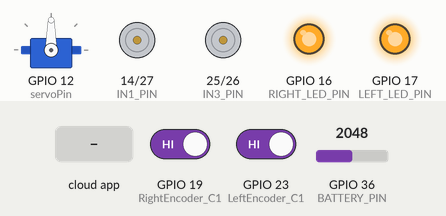
The sketch below on a simulated ESP32. Shown: servo, motor-driver pin pairs drawn as motors (green arrow = first pin HIGH = forward, orange = second pin HIGH = backward, longer = more drive), output pins drawn as LEDs (lit = HIGH). The test bench sets the inputs (shaded band); at power-on: GPIO 19 (RightEncoder_C1) HIGH, GPIO 23 (LeftEncoder_C1) HIGH, GPIO 36 (BATTERY_PIN) = 2048. The ROS host is connected and sends only what is stated.

Above: at 3.2 s.
3.3 s: the phone or cloud app sets LEDs to 0
At 4.5 s:
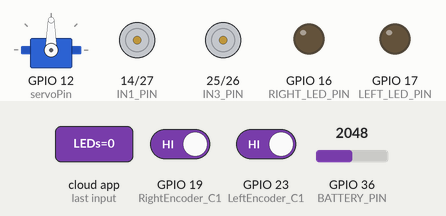
4.8 s: the phone or cloud app sets servo to 0
At 6.0 s:
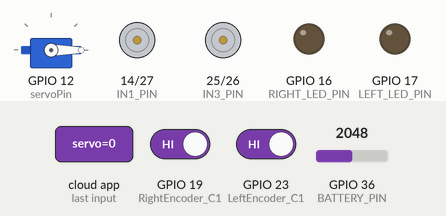
6.3 s: the phone or cloud app sets linear.x to -100
At 7.4 s:
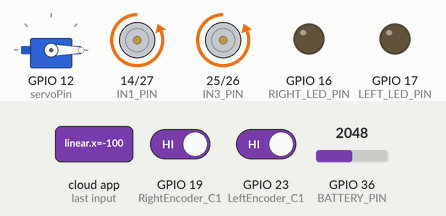
7.8 s: the phone or cloud app sets LEDs to 1
At 9.0 s:
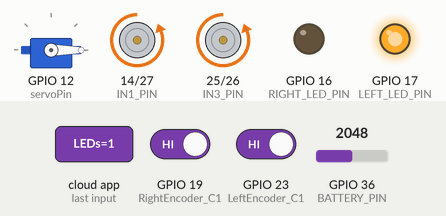
9.3 s: the phone or cloud app sets servo to 90
At 10.6 s:
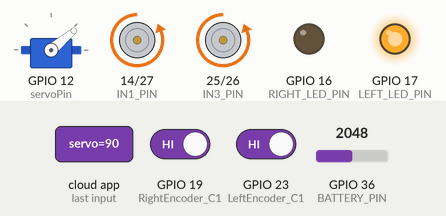
10.9 s: the phone or cloud app sets linear.x to 0
At 11.3 s:
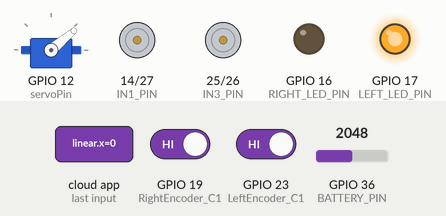
Timing chart, 0 to 13.4 s (numbered marks = the images above; inputs shaded):
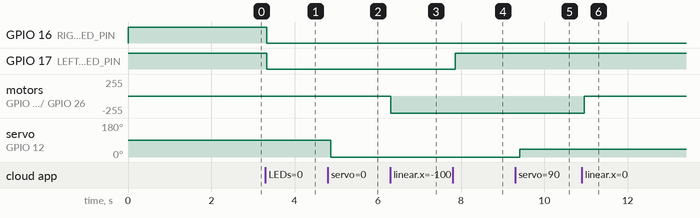

The sketch:

lineturtle_esp32_microros.ino
```cpp
#include <micro_ros_arduino.h>
#include <ESP32Servo.h>
#include <stdio.h>
#include <rcl/rcl.h>
#include <rcl/error_handling.h>
#include <rclc/rclc.h>
#include <rclc/executor.h>
#include <std_msgs/msg/int8.h>
#include <std_msgs/msg/int32.h>
#include <geometry_msgs/msg/twist.h>


Servo myservo;  // create servo object to control a servo
const int servoPin = 12;

#define BATTERY_PIN 36


rcl_subscription_t LEDs_subscriber;
std_msgs__msg__Int8 LEDs_msg;

rcl_subscription_t servo_subscriber;
std_msgs__msg__Int8 servo_msg;

rcl_publisher_t battery_publisher;
std_msgs__msg__Int8 battery_msg;

rcl_publisher_t left_encoder_publisher;
rcl_publisher_t right_encoder_publisher;

std_msgs__msg__Int32 left_encoder_msg;
std_msgs__msg__Int32 right_encoder_msg;

rcl_subscription_t twist_subscriber;
geometry_msgs__msg__Twist twist_msg;

rclc_executor_t executor;
rclc_support_t support;
rcl_allocator_t allocator;
rcl_node_t node;
rcl_timer_t timer;

#define LEFT_LED_PIN 17
#define RIGHT_LED_PIN 16

// Encoder Pins
#define LeftEncoder_C1 23
#define LeftEncoder_C2 22
#define RightEncoder_C1 19
#define RightEncoder_C2 18

// Pin Definitions
#define IN1_PIN 14    //left forward
#define IN2_PIN 27    //left backward
#define IN3_PIN 25    //right forward
#define IN4_PIN 26    //right backward

// Motor control variables
int motorSpeedLeft = 0;
int motorSpeedRight = 0;

// Encoder variables
int LeftEncoderCount = 0;
int RightEncoderCount = 0;

void LeftEncoderCallback();
void RightEncoderCallback();

#define RCCHECK(fn) { rcl_ret_t temp_rc = fn; if((temp_rc != RCL_RET_OK)){error_loop();}}
#define RCSOFTCHECK(fn) { rcl_ret_t temp_rc = fn; if((temp_rc != RCL_RET_OK)){}}

// Function prototypes
void setMotorSpeed(int speedLeft, int speedRight);
int8_t get_battery_percentage();
int map_to_percentage(int raw_value);


void error_loop(){
  while(1){
    delay(100);
  }
}

int limitToMaxValue(int value, int maxLimit) {
  if (value > maxLimit) {
    return maxLimit;
  } else {
    return value;
  }
}

void timer_callback(rcl_timer_t * timer, int64_t last_call_time)
{
  RCLC_UNUSED(last_call_time);
  if (timer != NULL) {


    RCSOFTCHECK(rcl_publish(&left_encoder_publisher, &left_encoder_msg, NULL));
    RCSOFTCHECK(rcl_publish(&right_encoder_publisher, &right_encoder_msg, NULL));


   right_encoder_msg.data = RightEncoderCount;
    left_encoder_msg.data = -LeftEncoderCount;

    int8_t battery_percentage = get_battery_percentage();
    battery_msg.data = battery_percentage;
    RCSOFTCHECK(rcl_publish(&battery_publisher, &battery_msg, NULL));
  }
}

int8_t get_battery_percentage() {
  // Read the voltage from the BATTERY_PIN
  int raw_value = analogRead(BATTERY_PIN);

  // Convert the raw value to battery percentage (0 to 100)
  int battery_percentage = map_to_percentage(raw_value);

  return static_cast<int8_t>(battery_percentage);
}

int map_to_percentage(int raw_value) {
  // Assuming the raw_value represents the battery voltage in the range of 0 to 4095
  // Adjust the following values based on your battery voltage range and voltage divider setup (if any).
  int min_voltage = 2400;    // Minimum voltage reading (corresponding to 0% battery)
  int max_voltage = 3720; // Maximum voltage reading (corresponding to 100% battery)

  // Map the raw value to the battery percentage
  int battery_percentage = map(raw_value, min_voltage, max_voltage, 0, 100);
  return battery_percentage;
}


void LEDs_subscription_callback(const void * msgin)
{
  const std_msgs__msg__Int8 * msg = (const std_msgs__msg__Int8 *)msgin;

  int8_t value = msg->data;

  switch (value) {
    case 0:
      digitalWrite(LEFT_LED_PIN, LOW);
      digitalWrite(RIGHT_LED_PIN, LOW);
      break;
    case 1:
      digitalWrite(LEFT_LED_PIN, HIGH);
      digitalWrite(RIGHT_LED_PIN, LOW);
      break;
    case 2:
      digitalWrite(LEFT_LED_PIN, LOW);
      digitalWrite(RIGHT_LED_PIN, HIGH);
      break;
    case 3:
      digitalWrite(LEFT_LED_PIN, HIGH);
      digitalWrite(RIGHT_LED_PIN, HIGH);
      break;
    default:
      break;
  }

  //digitalWrite(LED_PIN, (msg->data == 0) ? LOW : HIGH);
}

void servo_callback(const void* msgin) {
  const std_msgs__msg__Int8* msg = (const std_msgs__msg__Int8*)msgin;
  int8_t angle = msg->data;
  int servo_position;
  servo_position = limitToMaxValue(angle, 40);
  myservo.write(servo_position);
}

// Twist message callback
void cmd_vel_callback(const void *msgin) {
  const geometry_msgs__msg__Twist *msg = (const geometry_msgs__msg__Twist *)msgin;

  // Calculate motor speeds based on twist message
  float linear = msg->linear.x;
  float angular = msg->angular.z;

  // Calculate individual motor speeds
  motorSpeedLeft = (int)((linear  - angular/2)*1000);
  motorSpeedRight = (int)((linear  + angular/2)*1000);

  if (motorSpeedLeft > 0) {
  motorSpeedLeft = motorSpeedLeft +40;
  }
  if (motorSpeedLeft < 0) {
  motorSpeedLeft = motorSpeedLeft - 40;
  }

  if (motorSpeedRight > 0) {
  motorSpeedRight = motorSpeedRight +40;
  }
  if (motorSpeedRight < 0) {
  motorSpeedRight = motorSpeedRight - 40;
  }
  // Set motor speeds
  setMotorSpeed(motorSpeedLeft, motorSpeedRight);
}

void setMotorSpeed(int speedLeft, int speedRight) {

if (speedLeft > 0) {

  digitalWrite(IN2_PIN, LOW);
  analogWrite(IN1_PIN, abs(limitToMaxValue(speedLeft, 250)));
} else {
  digitalWrite(IN1_PIN, LOW);
  analogWrite(IN2_PIN, abs(limitToMaxValue(speedLeft, 250)));
}

  // Set right motor direction and speed
  if (speedRight > 0) {
    digitalWrite(IN4_PIN, LOW);
    analogWrite(IN3_PIN, abs(limitToMaxValue(speedRight, 250)));
  } else {
    digitalWrite(IN3_PIN, LOW);
    analogWrite(IN4_PIN, abs(limitToMaxValue(speedRight, 250)));
  }

  if (speedLeft == 0 && speedRight == 0  ) {
    digitalWrite(IN3_PIN, LOW);
    digitalWrite(IN4_PIN, LOW);
    digitalWrite(IN2_PIN, LOW);
    digitalWrite(IN1_PIN, LOW);
    analogWrite(IN1_PIN, abs(limitToMaxValue(speedLeft, 250)));
    analogWrite(IN3_PIN, abs(limitToMaxValue(speedLeft, 250)));
  }

}

void setup() {
  //set_microros_transports();
  set_microros_wifi_transports("Pixel_5234", "deyz1234", "192.168.148.143", 8888);

  pinMode(LEFT_LED_PIN, OUTPUT);
  digitalWrite(LEFT_LED_PIN, HIGH);

  pinMode(RIGHT_LED_PIN, OUTPUT);
  digitalWrite(RIGHT_LED_PIN, HIGH);
  pinMode(BATTERY_PIN, INPUT);

  pinMode(LeftEncoder_C1, INPUT_PULLUP);
  pinMode(LeftEncoder_C2, INPUT_PULLUP);
  pinMode(RightEncoder_C1, INPUT_PULLUP);
  pinMode(RightEncoder_C2, INPUT_PULLUP);

  pinMode(IN1_PIN, OUTPUT);
  pinMode(IN2_PIN, OUTPUT);
  pinMode(IN3_PIN, OUTPUT);
  pinMode(IN4_PIN, OUTPUT);

  attachInterrupt(digitalPinToInterrupt(LeftEncoder_C1), LeftEncoderCallback, CHANGE);
  attachInterrupt(digitalPinToInterrupt(RightEncoder_C1), RightEncoderCallback, CHANGE);


  // Allow allocation of all timers
  ESP32PWM::allocateTimer(0);
  ESP32PWM::allocateTimer(1);
  ESP32PWM::allocateTimer(2);
  ESP32PWM::allocateTimer(3);
  myservo.setPeriodHertz(50);    // standard 50 hz servo
  myservo.attach(servoPin, 1000, 2000); // attaches the servo on pin 18 to the servo object
  delay(2000);
  allocator = rcl_get_default_allocator();

  //create init_options
  RCCHECK(rclc_support_init(&support, 0, NULL, &allocator));

  // create node
  RCCHECK(rclc_node_init_default(&node, "lineturtle_esp32", "", &support));

  // LED subscriber
  RCCHECK(rclc_subscription_init_default(
    &LEDs_subscriber,
    &node,
    ROSIDL_GET_MSG_TYPE_SUPPORT(std_msgs, msg, Int8),
    "LEDs"));

//servo subscriber
  RCCHECK(rclc_subscription_init_default(
      &servo_subscriber,
      &node,
      ROSIDL_GET_MSG_TYPE_SUPPORT(std_msgs, msg, Int8),
      "/servo"));

  // Create twist subscriber
  RCCHECK(rclc_subscription_init_default(
      &twist_subscriber,
      &node,
      ROSIDL_GET_MSG_TYPE_SUPPORT(geometry_msgs, msg, Twist),
      "cmd_vel"));

  RCCHECK(rclc_publisher_init_default(
    &battery_publisher,
    &node,
    ROSIDL_GET_MSG_TYPE_SUPPORT(std_msgs, msg, Int8),
    "battery"));

  RCCHECK(rclc_publisher_init_default(
    &left_encoder_publisher,
    &node,
    ROSIDL_GET_MSG_TYPE_SUPPORT(std_msgs, msg, Int32),
    "left_motor_ticks"));

  RCCHECK(rclc_publisher_init_default(
    &right_encoder_publisher,
    &node,
    ROSIDL_GET_MSG_TYPE_SUPPORT(std_msgs, msg, Int32),
    "right_motor_ticks"));

  // create timer,
  const unsigned int timer_timeout = 100;
  RCCHECK(rclc_timer_init_default(
    &timer,
    &support,
    RCL_MS_TO_NS(timer_timeout),
    timer_callback));

  // create executor
  RCCHECK(rclc_executor_init(&executor, &support.context, 4, &allocator));
  RCCHECK(rclc_executor_add_timer(&executor, &timer));
  RCCHECK(rclc_executor_add_subscription(&executor, &LEDs_subscriber, &LEDs_msg, &LEDs_subscription_callback, ON_NEW_DATA));
  RCCHECK(rclc_executor_add_subscription(&executor, &servo_subscriber, &servo_msg, &servo_callback, ON_NEW_DATA));
  RCCHECK(rclc_executor_add_subscription(&executor, &twist_subscriber, &twist_msg, &cmd_vel_callback, ON_NEW_DATA));

  left_encoder_msg.data = 0;
  right_encoder_msg.data = 0;
}

void loop() {
  delay(100);
  RCCHECK(rclc_executor_spin_some(&executor, RCL_MS_TO_NS(100)));
}

void LeftEncoderCallback() {
  if (digitalRead(LeftEncoder_C1) == digitalRead(LeftEncoder_C2)) {
    LeftEncoderCount++;
  } else {
    LeftEncoderCount--;
  }
}

void RightEncoderCallback() {
  if (digitalRead(RightEncoder_C1) == digitalRead(RightEncoder_C2)) {
    RightEncoderCount++;
  } else {
    RightEncoderCount--;
  }
}
```

Measured:
- after the input at 3.3 s, GPIO 16 (RIGHT_LED_PIN), GPIO 17 (LEFT_LED_PIN): HIGH → LOW at once
- after the input at 4.8 s, servo on GPIO 12 (servoPin): 90° → 0° after 0.07 s
- after the input at 6.3 s, motor on GPIO 14 (IN1_PIN) / GPIO 27 (IN2_PIN), motor on GPIO 25 (IN3_PIN) / GPIO 26 (IN4_PIN): stopped → backward 255/255 at once
- after the input at 7.8 s, GPIO 17 (LEFT_LED_PIN): LOW → HIGH after 0.06 s
- after the input at 9.3 s, servo on GPIO 12 (servoPin): 0° → 40° after 0.11 s
- after the input at 10.9 s, motor on GPIO 14 (IN1_PIN) / GPIO 27 (IN2_PIN), motor on GPIO 25 (IN3_PIN) / GPIO 26 (IN4_PIN): backward 255/255 → stopped after 0.05 s
